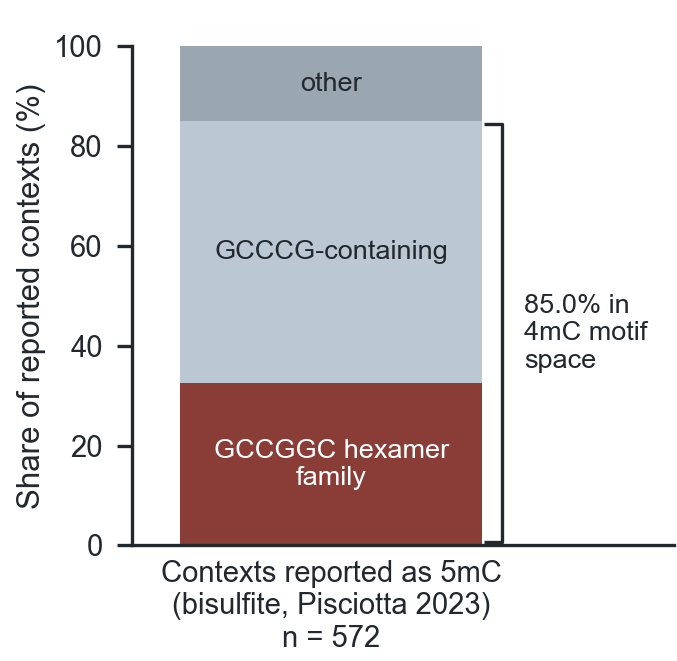

The script that saved this image:
"""Figure 2 panel d — composition of contexts previously reported as 5mC.

Single 100%-stacked bar over the 572 cytosine contexts that earlier work reported
as 5mC in this organism, split into the sequence space of the two motifs we
identify (the GCCGGC hexamer family, which includes the nested GGCCGG; and
GCCCG-containing, the 3′ half of AAGCCCG) and everything else.

Renders a TILE for the Figure 2 composer: exactly 677 x 661 px, transparent
background, no tight/constrained layout, top-left 10 x 6 mm left clear for the
composer's panel letter.

Run with environment `epi-rna`:
    python panel_2d.py
"""
from pathlib import Path

# [FIG18] タイルを再生成できるよう、artifact マーカーをローカルの入力表に解決しておく。
_DATA_DIR = Path(__file__).resolve().parents[2] / 'data_261013'

import sys
import importlib

sys.path.insert(0, '/Users/okaban/bioinfo/rna-seq/15_paper_figures/scripts')
U = importlib.import_module('00_shared_utils')

import matplotlib as mpl
import matplotlib.pyplot as plt
from matplotlib.colors import to_rgb
import pandas as pd
from PIL import Image
import os as _os
_FD = int(_os.environ.get('FIG_DPI', 300))  # 2026-11-09 解像度上書き

# ── style ───────────────────────────────────────────────────────────────────
U.apply_unified_style()
# apply_unified_style() inherits savefig.bbox='tight', which silently re-crops
# the canvas and would break the composer's grid.
mpl.rcParams['savefig.bbox'] = None

# ── data ────────────────────────────────────────────────────────────────────
DATA_CSV = str(_DATA_DIR / "v45b56046_F2d_pisciotta.csv")
OUT_PNG = str(Path(__file__).with_suffix('.png'))

df = pd.read_csv(DATA_CSV)
counts = dict(zip(df['class'], df['n']))
TOT = int(df['n'].sum())
F = counts['GCCGGC / GGCCGG family']
G = counts['GCCCG-containing']
O = counts['other']
assert F + G + O == TOT

pf, pg, po = 100 * F / TOT, 100 * G / TOT, 100 * O / TOT
p_inscope = pf + pg

# Pale tint of the 6mA mark colour, DERIVED from the palette constant (blended
# to white rather than set with alpha, so the tile stays correct when saved on a
# transparent background). Never type a new hex — project figure rule 2.
PALE_6mA = tuple(0.45 * c + 0.55 for c in to_rgb(U.COL_6mA))

# ── figure ──────────────────────────────────────────────────────────────────
# 677/300 x 661/300 in, not the rounded 2.257 x 2.203 — the latter truncates to
# 660 px of height and fails the composer's size check.
fig = plt.figure(figsize=(677 / 300, 661 / 300), dpi=_FD)
ax = fig.add_subplot(111)
fig.subplots_adjust(left=0.195, right=0.995, bottom=0.175, top=0.930)

XC, BW = 0.0, 0.76
segs = [
    # 表示ラベルのみ。counts[] の添字は入力表の照合キーなので変えない。
    # 2026-10-15 著者決定: 合成ラベル（複数配列の併記）は不可、GCCGGC は hexamer 明記が必須。
    # GGCCGG を含むという分類規則は図の凡例本文で述べる。
    (pf, U.COL_4mC, 'GCCGGC hexamer\nfamily', 'white'),
    (pg, PALE_6mA, 'GCCCG-containing', U.COL_DARK),
    (po, U.COL_GRAY, 'other', U.COL_DARK),
]
inside = []
bottom = 0.0
for frac, col, lab, tcol in segs:
    ax.bar(XC, frac, width=BW, bottom=bottom, color=col,
           edgecolor='none', zorder=2)
    t = ax.text(XC, bottom + frac / 2, lab, ha='center', va='center',
                color=tcol, fontsize=U.FONT['annot'], linespacing=1.15,
                zorder=4)
    inside.append(t.get_text()[:28])
    bottom += frac

# Bracket over the two in-scope classes — the one value label of the panel.
xb = BW / 2 + 0.05
ax.plot([xb - 0.045, xb, xb, xb - 0.045],
        [0.6, 0.6, p_inscope - 0.6, p_inscope - 0.6],
        color=U.COL_DARK, lw=0.8, solid_capstyle='butt', zorder=3, clip_on=False)
ax.text(xb + 0.055, p_inscope / 2, f'{p_inscope:.1f}% in\n4mC motif\nspace',
        ha='left', va='center', color=U.COL_DARK,
        fontsize=U.FONT['annot'], linespacing=1.2, zorder=4)

ax.set_xlim(-0.5, 0.86)
ax.set_ylim(0, 100)
ax.set_yticks([0, 20, 40, 60, 80, 100])
ax.set_xticks([XC])
# 2026-11-07 共著者コメント C19「ぱっと見、なんの bar グラフかわからん」。
# 何を数えた棒なのか（由来・単位・母数）を x 軸に置く。
ax.set_xticklabels([f'Contexts reported as 5mC\n(bisulfite, Pisciotta 2023)\nn = {TOT}'])
ax.tick_params(axis='x', length=0)
ax.set_ylabel('Share of reported contexts (%)', labelpad=2)  # 2026-10-27: 572 は配列文脈数であって部位数ではない（部位単位なら 75.7%）。2026-11-07 C19: 由来は x 軸へ移したので軸名を短縮
ax.set_title('',
             loc='left', x=0.075, linespacing=1.2)
U.style_axes(ax, frame=True)

# ── save + verify ───────────────────────────────────────────────────────────
fig.savefig(OUT_PNG, dpi=_FD, transparent=True, bbox_inches=None, pad_inches=0)

# The three in-segment texts are identity labels deliberately placed on a bar,
# which is the sanctioned use of allow_over_data.
U.assert_no_text_collisions(fig, 'Fig2d', allow_over_data=tuple(inside))

assert all(abs(a-round(b*_FD/300))<=2 for a,b in zip(Image.open(OUT_PNG).size, (677, 661))), Image.open(OUT_PNG).size
print('size ok (677, 661)')
print('pct', round(pf, 2), round(pg, 2), round(po, 2), round(p_inscope, 3))
